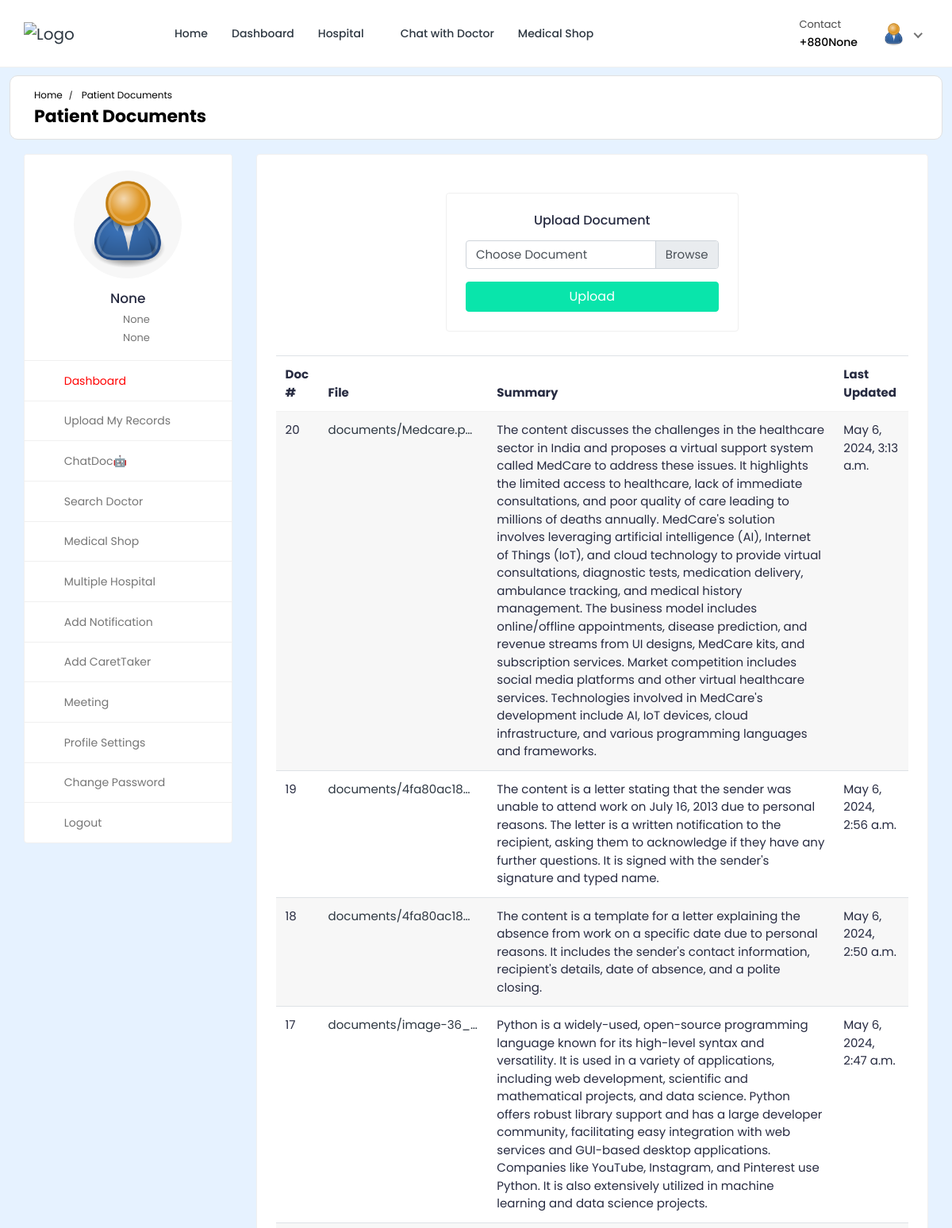
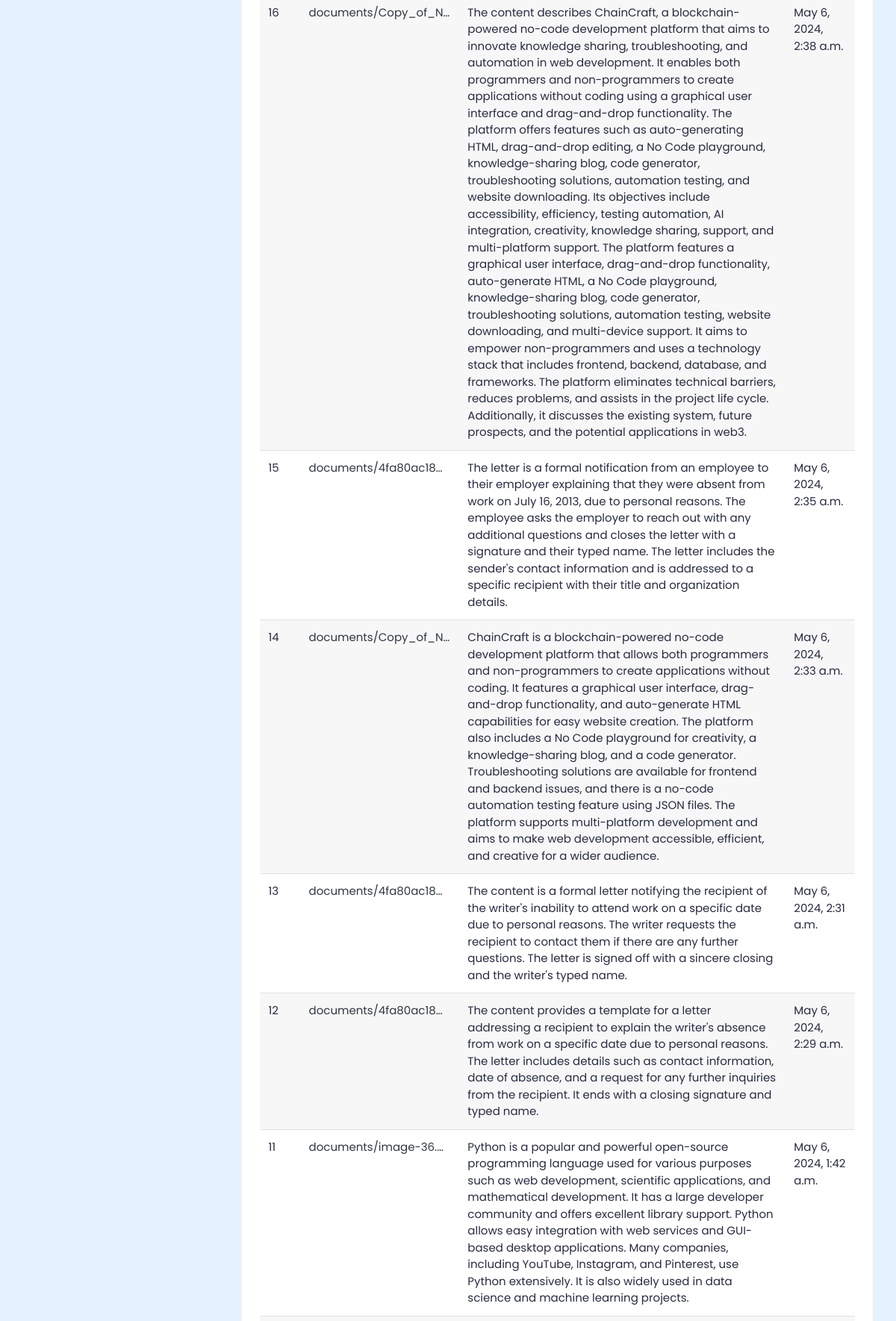
Screenshot of /file_to_txt (signed in, upper part) with the database file from the repository (2 pictures, top to bottom).
### hospital/models.py (models this page shows, shortened)
class Patient(models.Model):
    patient_id = models.AutoField(primary_key=True)
    user = models.OneToOneField(User, on_delete=models.CASCADE, null=True, blank=True, related_name='patient')
    name = models.CharField(max_length=200, null=True, blank=True)
    username = models.CharField(max_length=200, null=True, blank=True)
    age = models.IntegerField(null=True, blank=True)
    email = models.EmailField(max_length=200, null=True, blank=True)
    phone_number = models.IntegerField(null=True, blank=True)
    address = models.CharField(max_length=200, null=True, blank=True)
    featured_image = models.ImageField(upload_to='patients/', default='patients/user-default.png', null=True, blank=True)
    blood_group = models.CharField(max_length=200, null=True, blank=True)
    history = models.CharField(max_length=200, null=True, blank=True)
    dob = models.CharField(max_length=200, null=True, blank=True)
    nid = models.CharField(max_length=200, null=True, blank=True)
    serial_number = models.CharField(max_length=200, null=True, blank=True)
    login_status = models.CharField(max_length=200, null=True, blank=True, default="offline")

class PatientDocument(models.Model):
    id = models.AutoField(primary_key=True)
    user = models.ForeignKey(User, on_delete=models.CASCADE)
    file = models.FileField(upload_to='documents/')
    file_content = models.TextField(blank=True)
    summary = models.TextField(blank=True)
    last_updated_file = models.DateTimeField(auto_now=True)

### hospital/Routes/Ocr.py (the view)
# urls.py: path('file_to_txt', upload_image_view, name='file_to_txt'),
@csrf_exempt
def upload_image_view(request):
    if request.method == 'POST' and request.FILES['document']:
        uploaded_file = request.FILES['document']
        if is_valid_image(uploaded_file):
            extracted_text = extract_text_from_image(uploaded_file)
        else:
            extracted_text = extract_text_from_pdf(uploaded_file)
        summary = generate_summary(extracted_text)
        updated_doc = PatientDocument.objects.create(user=request.user, file=uploaded_file, file_content=extracted_text, summary=summary)
        req_data = f"['text content':'{extracted_text}', 'document id': {updated_doc.id},'summary': '{summary}', date:{updated_doc.last_updated_file}'']"
        handle_conversation(request, req_data)
        patient = Patient.objects.get(user=request.user)
        doc_items = PatientDocument.objects.filter(user = request.user)[::-1]
        context = {'patient': patient, "doc": doc_items}
        return render(request, 'OCR_Ai/get_file.html',context)
    else:
        patient = Patient.objects.get(user=request.user)
        doc_items = PatientDocument.objects.filter(user = request.user)[::-1]
        context = {'patient': patient, "doc": doc_items}
        return render(request, 'OCR_Ai/get_file.html',context)

### templates/OCR_Ai/get_file.html (shortened to what this page needs)
{% load static %}
<!DOCTYPE html>
<html lang="en">
  <head>
    <link
      rel="stylesheet"
      href="{% static 'MedTech-System/css/Normal/bootstrap.min.css' %}"
    />
    <link
      rel="stylesheet"
      href="{% static 'MedTech-System/plugins/Normal/fontawesome/css/fontawesome.min.css' %}"
    />
    <link
      rel="stylesheet"
      href="{% static 'MedTech-System/plugins/Normal/fontawesome/css/all.min.css' %}"
    />
    <link
      rel="stylesheet"
      href="{% static 'MedTech-System/css/Normal/style.css' %}"
    />
  </head>
  <body>
    <div class="main-wrapper">
      <header class="header">{% include 'patient_navbar.html' %}</header>
      <div class="breadcrumb-bar">
        <div class="container-fluid">
          <div class="row align-items-center">
            <div class="col-md-12 col-12">
              <nav aria-label="breadcrumb" class="page-breadcrumb">
                <ol class="breadcrumb">
                  <li class="breadcrumb-item">
                    <a href="{% url 'patient-dashboard' %}">Home</a>
                  </li>
                  <li class="breadcrumb-item active" aria-current="page">
                    Patient Documents
                  </li>
                </ol>
              </nav>
              <h2 class="breadcrumb-title">Patient Documents</h2>{% include 'message.html' %}
            </div>
          </div>
        </div>
      </div>
      <div class="content">
        <div class="container-fluid">
          <div class="row">
            <div class="col-md-5 col-lg-4 col-xl-3 theiaStickySidebar">
              <div>{% include 'patient-sidebar.html' %}</div>
            </div>
            <div class="col-md-7 col-lg-8 col-xl-9">
              <div class="card">
                <div class="card-body pt-0">
                    <div class="container mt-5">
                        <div class="row justify-content-center">
                            <div class="col-md-6">
                                <div class="card">
                                    <div class="card-body">
                                        <h5 class="card-title text-center">Upload Document</h5>
                                        <form id="documentForm" enctype="multipart/form-data" action="file_to_txt" method="post">
                                            <div class="custom-file mb-3">
                                                <label class="custom-file-label" for="documentInput">Choose Document</label>
                                            </div>
                                            <button type="submit" class="btn btn-primary btn-block">Upload</button>
                                        </form>
                                    </div>
                                </div>
                            </div>
                        </div>
                    </div>
                    <div class="table-responsive">
                        <table class="table table-striped">
                            <thead>
                                <tr>
                                    <th>Doc #</th>
                                    <th>File</th>
                                    <th>Summary</th>
                                    <th>Last Updated</th>
                                </tr>
                            </thead>
                            <tbody>
                                {% for i in doc %}
                                <tr>
                                    <td>{{ i.id }}</td>
                                    <td><a href="{{ i.file.url }}" class="card-link" title="{{ i.file.name }}">{{ i.file.name | truncatechars:20 }}</a></td>
                                    <td>{{ i.summary }}</td>
                                    <td>{{ i.last_updated_file }}</td>
                                </tr>
                                {% endfor %}
                            </tbody>
                        </table>
                    </div>
                </div>
            </div>
          </div>
        </div>
      </div>
    </div>
  </div>
</body>
</html>

### templates/patient_navbar.html (shortened to what this page needs)
{% load static %}
<nav class="navbar navbar-expand-lg header-nav">
  <div class="navbar-header">
    <a href="{% url 'hospital_home'%}" class="navbar-brand logo">
      <img
        src="https://github.com/NagiPragalathan/GeeksforGeeks_files/blob/main/Screenshot%202024-05-06%20053713.png?raw=true"
        class="img-fluid"
        alt="Logo"
      />
    </a>
  </div>
  <div class="main-menu-wrapper">
    <ul class="main-nav">
      <li>
        <a href="{% url 'hospital_home'%}">Home</a>
      </li>
      <li>
        <a href="{% url 'patient-dashboard' %}">Dashboard</a>
      </li>
      <li class="has-submenu">
        <a href="#">Hospital <i class="fas fa-chevron-down"></i></a>
      </li>
      {% if user.is_authenticated and user.is_patient %}
      <li>
        <a href="{% url 'chat-home' pk=user.id %}">Chat with Doctor</a>
      </li>
      {% endif %}
      <li>
        <a href="{% url 'pharmacy_shop' %}">Medical Shop</a>
      </li>
    </ul>
  </div>
  <ul class="nav header-navbar-rht">
    <li class="nav-item contact-item">
      <div class="header-contact-img">
        <i class="far fa-hospital"></i>
      </div>
      <div class="header-contact-detail">
        <p class="contact-header">Contact</p>
        <p class="contact-info-header">+880{{patient.phone_number}}</p>
      </div>
    </li>
    <li class="nav-item dropdown has-arrow logged-item">
      <a href="#" class="dropdown-toggle nav-link" data-toggle="dropdown">
        <span class="user-img">
          <img
            class="rounded-circle"
            src="{{patient.featured_image.url}}"
            width="31"
            alt="Richard Wilson"
          />
        </span>
      </a>
    </li>
  </ul>
</nav>

### templates/patient-sidebar.html
{% load static %}
    <div class="profile-sidebar">
      {% if patient.featured_image.url %}
      <div class="widget-profile pro-widget-content">
        <div class="profile-info-widget">
          <a href="#" class="booking-doc-img">
            <img
              src="{{ patient.featured_image.url }}"
              alt="User Image"
            />
          </a>
          <div class="profile-det-info">
            <h3>{{patient.name}}</h3>
            <div class="patient-details">
              <h5>
                <i class="fas fa-birthday-cake"></i> {{ patient.dob }}
              </h5>
              <h5 class="mb-0">
                <i class="fas fa-map-marker-alt"></i>
                {{ patient.address }}
              </h5>
            </div>
          </div>
        </div>
      </div>
      {% endif %}
      <div class="dashboard-widget">
        <nav class="dashboard-menu sidebar">
          <ul>
            <li class="active">
              <a href="{% url 'patient-dashboard' %}">
                <i class="fas fa-columns"></i>
                <span>Dashboard</span>
              </a>
            </li>
            <li class="nav-item has-submenu">
              <a href="{% url 'file_to_txt' %}">
                <i class="fas fa-book"></i>
                <span>Upload My Records</span>
              </a>
            </li>
            <li class="nav-item has-submenu">
              <a href="{% url 'get_bot_response' %}">
                <i class="fas fa-robot"></i>
                <span>ChatDoc🤖</span>
              </a>
            </li>
            <li class="nav-item has-submenu">
              <a href="{% url 'search' %}">
                <i class="fas fa-user-md"></i>
                <span>Search Doctor</span>
              </a>
            </li>
            <li class="has-submenu">
              <a href="{% url 'pharmacy_shop' %}" class="nav-link">
                <i class="fas fa-capsules"></i>
                <span>Medical Shop</span>
              </a>
            </li>
            <li>
                <a href="{% url 'multiple-hospital' %}">
                  <i class="fas fa-hospital"></i>
                  <span>Multiple Hospital</span>
                </a>
            </li>
            <li>
              <a href="{% url 'add_notify'%}">
                <i class="fas fa-hourglass-start"></i>
                <span>Add Notification</span>
              </a>
            </li>
            <li>
              <a href="{% url 'add_caretaker'%}">
                <i class="fas fa-user"></i>
                <span>Add CaretTaker</span>
              </a>
            </li>
            <li>
              <a href="{% url 'MeetRoom'%}">
                <i class="fas fa-user"></i>
                <span>Meeting</span>
              </a>
            </li>
            <li>
              <a href="{% url 'profile-settings' %}">
                <i class="fas fa-user-cog"></i>
                <span>Profile Settings</span>
              </a>
            </li>
            <li>
              <a href="{% url 'change-password' pk=user.id%}">
                <i class="fas fa-lock"></i>
                <span>Change Password</span>
              </a>
            </li>
            <li>
              <a href="{% url 'logout' %}">
                <i class="fas fa-sign-out-alt"></i>
                <span>Logout</span>
              </a>
            </li>
          </ul>
        </nav>
      </div>
    </div>

### rows the page displays
Patient: phone_number "None", featured_image (placeholder picture), name "None", dob "None", address "None"
PatientDocument: id "20", file.name "documents/Medcare.p…", summary "The content discusses the challenges in the healthcare sector in India and proposes a virtual support system called MedCare to address these issues. It highlights the limited access to healthcare, lack of immediate consultations, and poor quality of care leading to millions of deaths annually. MedCare's solution involves leveraging artificial intelligence (AI), Internet of Things (IoT), and cloud technology to provide virtual consultations, diagnostic tests, medication delivery, ambulance tracking, and medical history management. The business model includes online/offline appointments, disease prediction, and revenue streams from UI designs, MedCare kits, and subscription services. Market…", last_updated_file "May 6, 2024, 3:13 a.m."
PatientDocument: id "19", file.name "documents/4fa80ac18…", summary "The content is a letter stating that the sender was unable to attend work on July 16, 2013 due to personal reasons. The letter is a written notification to the recipient, asking them to acknowledge if they have any further questions. It is signed with the sender's signature and typed name.", last_updated_file "May 6, 2024, 2:56 a.m."
PatientDocument: id "18", file.name "documents/4fa80ac18…", summary "The content is a template for a letter explaining the absence from work on a specific date due to personal reasons. It includes the sender's contact information, recipient's details, date of absence, and a polite closing.", last_updated_file "May 6, 2024, 2:50 a.m."
PatientDocument: id "17", file.name "documents/image-36_…", summary "Python is a widely-used, open-source programming language known for its high-level syntax and versatility. It is used in a variety of applications, including web development, scientific and mathematical projects, and data science. Python offers robust library support and has a large developer community, facilitating easy integration with web services and GUI-based desktop applications. Companies like YouTube, Instagram, and Pinterest use Python. It is also extensively utilized in machine learning and data science projects.", last_updated_file "May 6, 2024, 2:47 a.m."
PatientDocument: id "16", file.name "documents/Copy_of_N…", summary "The content describes ChainCraft, a blockchain-powered no-code development platform that aims to innovate knowledge sharing, troubleshooting, and automation in web development. It enables both programmers and non-programmers to create applications without coding using a graphical user interface and drag-and-drop functionality. The platform offers features such as auto-generating HTML, drag-and-drop editing, a No Code playground, knowledge-sharing blog, code generator, troubleshooting solutions, automation testing, and website downloading. Its objectives include accessibility, efficiency, testing automation, AI integration, creativity, knowledge sharing, support, and multi-platform support.…", last_updated_file "May 6, 2024, 2:38 a.m."
PatientDocument: id "15", file.name "documents/4fa80ac18…", summary "The letter is a formal notification from an employee to their employer explaining that they were absent from work on July 16, 2013, due to personal reasons. The employee asks the employer to reach out with any additional questions and closes the letter with a signature and their typed name. The letter includes the sender's contact information and is addressed to a specific recipient with their title and organization details.", last_updated_file "May 6, 2024, 2:35 a.m."
PatientDocument: id "14", file.name "documents/Copy_of_N…", summary "ChainCraft is a blockchain-powered no-code development platform that allows both programmers and non-programmers to create applications without coding. It features a graphical user interface, drag-and-drop functionality, and auto-generate HTML capabilities for easy website creation. The platform also includes a No Code playground for creativity, a knowledge-sharing blog, and a code generator. Troubleshooting solutions are available for frontend and backend issues, and there is a no-code automation testing feature using JSON files. The platform supports multi-platform development and aims to make web development accessible, efficient, and creative for a wider audience.", last_updated_file "May 6, 2024, 2:33 a.m."
PatientDocument: id "13", file.name "documents/4fa80ac18…", summary "The content is a formal letter notifying the recipient of the writer's inability to attend work on a specific date due to personal reasons. The writer requests the recipient to contact them if there are any further questions. The letter is signed off with a sincere closing and the writer's typed name.", last_updated_file "May 6, 2024, 2:31 a.m."
PatientDocument: id "12", file.name "documents/4fa80ac18…", summary "The content provides a template for a letter addressing a recipient to explain the writer's absence from work on a specific date due to personal reasons. The letter includes details such as contact information, date of absence, and a request for any further inquiries from the recipient. It ends with a closing signature and typed name.", last_updated_file "May 6, 2024, 2:29 a.m."
PatientDocument: id "11", file.name "documents/image-36.…", summary "Python is a popular and powerful open-source programming language used for various purposes such as web development, scientific applications, and mathematical development. It has a large developer community and offers excellent library support. Python allows easy integration with web services and GUI-based desktop applications. Many companies, including YouTube, Instagram, and Pinterest, use Python extensively. It is also widely used in data science and machine learning projects.", last_updated_file "May 6, 2024, 1:42 a.m."
